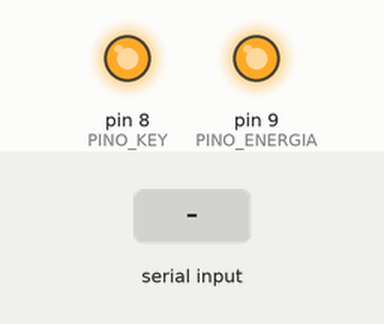
The sketch below on a simulated Arduino Mega 2560, built with avr-gcc and run on an emulated ATmega2560. On the bench: output pins drawn as LEDs (lit = HIGH). The test bench sets the inputs (shaded band). What the sketch prints to the serial monitor is not drawn.

Above: at 8.3 s.
8.4 s: "&" received over Serial
At 8.8 s:
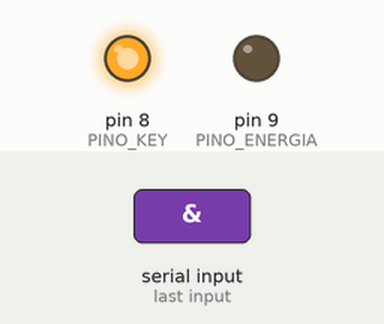
At 10.3 s:
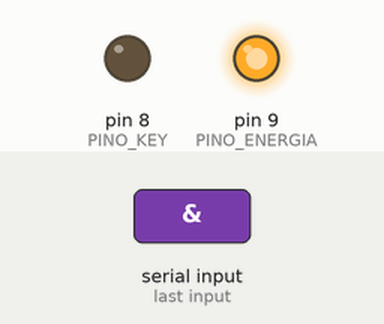
10.9 s: "&" received over the second serial link
13.0 s: "1" received over the second serial link
Timing chart, 0 to 16.0 s (numbered marks = the images above; inputs shaded):
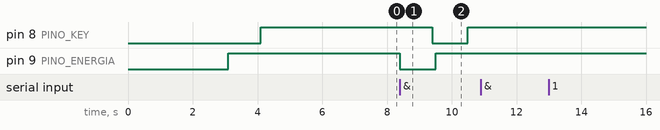

Measured:
- after the input at 8.4 s, pin 8 (PINO_KEY): HIGH → LOW after 1.0 s, → HIGH 1.1 s later; pin 9 (PINO_ENERGIA): HIGH → LOW at once, → HIGH 1.1 s later
- after the input at 10.9 s, every drawn part: stays the same
- after the input at 13.0 s, every drawn part: stays the same

The sketch:

arduino.ino
```cpp
//Exemplo de transmissao de dados entre o PC usando terminal serial a 9600 e um dispositivo bluetooth
//O modo de envio de comados (modo 2) permite trabalhar com envio de dados para o modulo a 9600
// o Modo 1 necessita de 38400


#define PINO_KEY 8
#define PINO_ENERGIA 9

void configura_pinos (void)
{
   pinMode(PINO_KEY, OUTPUT);
   pinMode(PINO_ENERGIA, OUTPUT);
   digitalWrite(PINO_ENERGIA, LOW);
}
void MODO_DADOS (void)
{
    // serial a 9600
    digitalWrite(PINO_ENERGIA, LOW);
    delay(1000);
    digitalWrite(PINO_KEY, LOW);
    delay(100);
    digitalWrite(PINO_ENERGIA, HIGH);
    delay(1000);
    digitalWrite(PINO_KEY,HIGH);
    delay(1000);
}

void MODO_COMANDO2 (void)
{
    // serial a 9600
     Serial2.begin(9600); // liga no bluetooth
    digitalWrite(PINO_ENERGIA, LOW);
    delay(1000);
    digitalWrite(PINO_KEY, LOW);
    delay(100);
    digitalWrite(PINO_ENERGIA, HIGH);
    delay(1000);
    digitalWrite(PINO_KEY,HIGH);
    delay(1000);
}

void MODO_COMANDO1(void)
{
    Serial2.begin(38400);
    digitalWrite(PINO_ENERGIA, LOW);
    delay(200);
    digitalWrite(PINO_KEY, HIGH);
    digitalWrite(PINO_ENERGIA, HIGH);
    delay(1000);

}
void mestre_comando (char st[])
{
    int x;
    while (st[x]!=0) putchar(st[x++]);
    delay(2000);
}
void setup (void)
{
  Serial.begin(9600); // liga no Pc

  configura_pinos();

  delay(2000);
  MODO_COMANDO2();

 // mestre_comando("AT+role=1\r\n");
  //mestre_comando("at+iac=9e8b33\r\n");
  //mestre_comando("at+class=0\r\n");
  //mestre_comando("at+inqm=1,9,48\r\n");
  //mestre_comando("at+link=2014,4,302728\r\n");


  delay(2000);


  //MODO_DADOS();


  Serial.println("Digite para enviar");

  Serial2.flush();
}
void disconecta(void)
{
    digitalWrite(PINO_ENERGIA, LOW);
    delay(1000);
    digitalWrite(PINO_KEY, LOW);
    delay(100);
    digitalWrite(PINO_ENERGIA, HIGH);
    delay(1000);
    digitalWrite(PINO_KEY,HIGH);
    delay(1000);

}

void loop (void)
{
    char a, b;
    char st[30];
   if (Serial.available())
    {
        a = Serial.read();
        if (a=='&') disconecta();
        else Serial2.write(a);
    }

    if (Serial2.available())
    {
        Serial.write(Serial2.read());
    }

}
```
